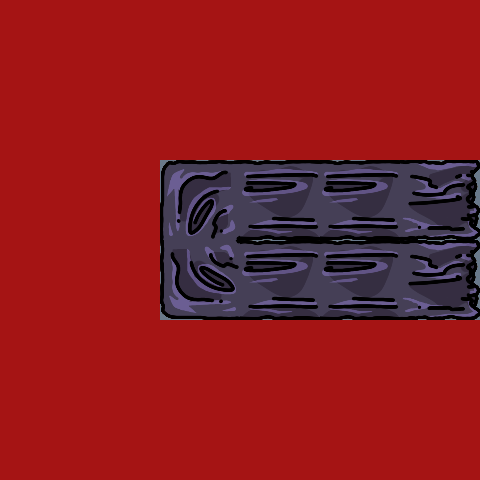

Below is a game level as drawn by its tile map, then a one-line description and the .tmx file that defines it, in full:
An orthogonal 6x6 tile map with 80x80 px tiles, 2 tile layers (Piso, Muro), 2 tilesets and 6 objects.

<map version="1.2" tiledversion="1.3.5" orientation="orthogonal" renderorder="right-down" width="6" height="6" tilewidth="80" tileheight="80" infinite="0" nextlayerid="3" nextobjectid="1">
 <tileset firstgid="1" name="Muros" tilewidth="80" tileheight="80" tilecount="1" columns="1">
  <image source="../Art/Dungeon Sprites/Wall.png" width="80" height="80" />
  <tile id="0">
   <objectgroup draworder="index" id="2">
    <object id="1" x="0" y="-0.181818" width="80" height="80.1818" />
   </objectgroup>
  </tile>
 </tileset>
 <tileset firstgid="2" name="WoodSpriteSheet" tilewidth="80" tileheight="80" tilecount="5" columns="1">
  <image source="../Art/Dungeon Sprites/WoodSpriteSheet.png" width="80" height="400" />
  <tile id="0">
   <objectgroup draworder="index" id="2">
    <object id="1" x="0.181818" y="0" width="79.6364" height="80" />
   </objectgroup>
  </tile>
  <tile id="1">
   <objectgroup draworder="index" id="2">
    <object id="1" x="0.181818" y="0" width="79.8538" height="80.0356" />
   </objectgroup>
  </tile>
  <tile id="2">
   <objectgroup draworder="index" id="2">
    <object id="1" x="0.149934" y="0.0590344" width="79.8538" height="80.0356" />
   </objectgroup>
  </tile>
  <tile id="3">
   <objectgroup draworder="index" id="2">
    <object id="1" x="0.272869" y="0.181969" width="79.8538" height="80.0356" />
   </objectgroup>
  </tile>
  <tile id="4">
   <objectgroup draworder="index" id="2">
    <object id="1" x="0.0269993" y="-0.0639007" width="79.8538" height="80.0356" />
   </objectgroup>
  </tile>
 </tileset>
 <layer id="1" name="Piso" width="6" height="6">
  <data encoding="csv">
0,0,0,0,0,0,
0,0,0,0,0,0,
0,0,2684354563,2,2,5,
0,0,3,2,2,5,
0,0,0,0,0,0,
0,0,0,0,0,0
</data>
 </layer>
 <layer id="2" name="Muro" width="6" height="6">
  <data encoding="csv">
1,1,1,1,1,1,
1,1,1,1,1,1,
1,1,0,0,0,0,
1,1,0,0,0,0,
1,1,1,1,1,1,
1,1,1,1,1,1
</data>
 </layer>
</map>